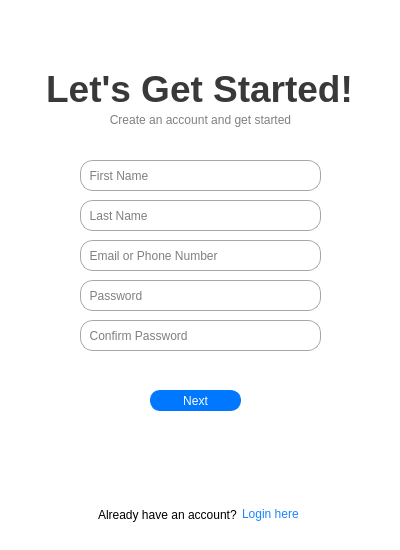
<?xml version="1.0" encoding="UTF-8"?>
<ui version="4.0">
 <class>SignupWidget</class>
 <widget class="QWidget" name="SignupWidget">
  <property name="geometry">
   <rect>
    <x>0</x>
    <y>0</y>
    <width>400</width>
    <height>550</height>
   </rect>
  </property>
  <property name="sizePolicy">
   <sizepolicy hsizetype="Preferred" vsizetype="Preferred">
    <horstretch>0</horstretch>
    <verstretch>55</verstretch>
   </sizepolicy>
  </property>
  <property name="minimumSize">
   <size>
    <width>400</width>
    <height>550</height>
   </size>
  </property>
  <property name="maximumSize">
   <size>
    <width>400</width>
    <height>550</height>
   </size>
  </property>
  <property name="windowTitle">
   <string>Form</string>
  </property>
  <property name="styleSheet">
   <string notr="true">QWidget#SignupWidget {
	background: #FFFFFF;
}</string>
  </property>
  <widget class="QLabel" name="SignupLabel">
   <property name="geometry">
    <rect>
     <x>-1</x>
     <y>70</y>
     <width>401</width>
     <height>38</height>
    </rect>
   </property>
   <property name="font">
    <font>
     <family>Segoe UI</family>
     <pointsize>28</pointsize>
     <weight>75</weight>
     <bold>true</bold>
    </font>
   </property>
   <property name="styleSheet">
    <string notr="true">QLabel#SignupLabel {
	color: #393939;
}</string>
   </property>
   <property name="text">
    <string>Let's Get Started!</string>
   </property>
   <property name="alignment">
    <set>Qt::AlignCenter</set>
   </property>
  </widget>
  <widget class="QLabel" name="SignupDetailLabel">
   <property name="geometry">
    <rect>
     <x>0</x>
     <y>110</y>
     <width>401</width>
     <height>20</height>
    </rect>
   </property>
   <property name="styleSheet">
    <string notr="true">QLabel#SignupDetailLabel {
	color: #7f7f7f;
}</string>
   </property>
   <property name="text">
    <string>Create an account and get started</string>
   </property>
   <property name="alignment">
    <set>Qt::AlignCenter</set>
   </property>
  </widget>
  <widget class="QLineEdit" name="SignupEmailPhoneNumberInput">
   <property name="geometry">
    <rect>
     <x>80</x>
     <y>240</y>
     <width>241</width>
     <height>31</height>
    </rect>
   </property>
   <property name="sizePolicy">
    <sizepolicy hsizetype="Fixed" vsizetype="Fixed">
     <horstretch>0</horstretch>
     <verstretch>0</verstretch>
    </sizepolicy>
   </property>
   <property name="styleSheet">
    <string notr="true">QLineEdit#SignupEmailPhoneNumberInput {
	border: 1px solid #a6a6a6;
	border-radius: 13;
}</string>
   </property>
   <property name="placeholderText">
    <string>  Email or Phone Number</string>
   </property>
  </widget>
  <widget class="QLineEdit" name="SignupFirstNameInput">
   <property name="geometry">
    <rect>
     <x>80</x>
     <y>160</y>
     <width>241</width>
     <height>31</height>
    </rect>
   </property>
   <property name="styleSheet">
    <string notr="true">QLineEdit#SignupFirstNameInput {
	border: 1px solid #a6a6a6;
	border-radius: 13;
}</string>
   </property>
   <property name="placeholderText">
    <string>  First Name</string>
   </property>
  </widget>
  <widget class="QLineEdit" name="SignupLastNameInput">
   <property name="geometry">
    <rect>
     <x>80</x>
     <y>200</y>
     <width>241</width>
     <height>31</height>
    </rect>
   </property>
   <property name="styleSheet">
    <string notr="true">QLineEdit#SignupLastNameInput {
	border: 1px solid #a6a6a6;
	border-radius: 13;
}</string>
   </property>
   <property name="placeholderText">
    <string>  Last Name</string>
   </property>
  </widget>
  <widget class="QLineEdit" name="SignupPasswordInput">
   <property name="geometry">
    <rect>
     <x>80</x>
     <y>280</y>
     <width>241</width>
     <height>31</height>
    </rect>
   </property>
   <property name="styleSheet">
    <string notr="true">QLineEdit#SignupPasswordInput {
	border: 1px solid #a6a6a6;
	border-radius: 13;
}</string>
   </property>
   <property name="echoMode">
    <enum>QLineEdit::Password</enum>
   </property>
   <property name="placeholderText">
    <string>  Password</string>
   </property>
  </widget>
  <widget class="QLineEdit" name="SignupConfirmPasswordInput">
   <property name="geometry">
    <rect>
     <x>80</x>
     <y>320</y>
     <width>241</width>
     <height>31</height>
    </rect>
   </property>
   <property name="styleSheet">
    <string notr="true">QLineEdit#SignupConfirmPasswordInput {
	border: 1px solid #a6a6a6;
	border-radius: 13;
}</string>
   </property>
   <property name="echoMode">
    <enum>QLineEdit::Password</enum>
   </property>
   <property name="placeholderText">
    <string>  Confirm Password</string>
   </property>
  </widget>
  <widget class="QPushButton" name="SignupNextButton">
   <property name="geometry">
    <rect>
     <x>150</x>
     <y>390</y>
     <width>91</width>
     <height>21</height>
    </rect>
   </property>
   <property name="styleSheet">
    <string notr="true">QPushButton#SignupNextButton {
	background: #0077ff;
	color: #FFFFFF;
	border: 1px solid #0077ff;
	border-radius: 10;
}

QPushButton#SignupNextButton:hover {
	background: #1884ff;
	border: 1px solid #1884ff;
}

QPushButton#SignupNextButton:pressed {
	background: #65adff;
	border: 1px solid #65adff;
}
</string>
   </property>
   <property name="text">
    <string>Next</string>
   </property>
  </widget>
  <widget class="QFrame" name="SignupLoginFrame">
   <property name="geometry">
    <rect>
     <x>28</x>
     <y>499</y>
     <width>341</width>
     <height>31</height>
    </rect>
   </property>
   <property name="frameShape">
    <enum>QFrame::NoFrame</enum>
   </property>
   <property name="frameShadow">
    <enum>QFrame::Raised</enum>
   </property>
   <layout class="QHBoxLayout" name="horizontalLayout">
    <property name="spacing">
     <number>0</number>
    </property>
    <property name="leftMargin">
     <number>0</number>
    </property>
    <property name="topMargin">
     <number>0</number>
    </property>
    <property name="rightMargin">
     <number>0</number>
    </property>
    <property name="bottomMargin">
     <number>0</number>
    </property>
    <item>
     <spacer name="__Spacer__51">
      <property name="orientation">
       <enum>Qt::Horizontal</enum>
      </property>
      <property name="sizeHint" stdset="0">
       <size>
        <width>40</width>
        <height>20</height>
       </size>
      </property>
     </spacer>
    </item>
    <item>
     <widget class="QLabel" name="SignupLoginLabel">
      <property name="text">
       <string>Already have an account?</string>
      </property>
     </widget>
    </item>
    <item>
     <widget class="QPushButton" name="SignupLoginButton">
      <property name="styleSheet">
       <string notr="true">QPushButton#SignupLoginButton {
	background: rgba(0, 0, 0, 0);
	border: none;
	color: #1884ff;
	padding-left: 5;
	text-align: left;
}

QPushButton#SignupLoginButton:hover {
	color: #419aff;
}

QPushButton#SignupLoginButton:pressed {
	color: #004cff;
}</string>
      </property>
      <property name="text">
       <string>Login here</string>
      </property>
     </widget>
    </item>
    <item>
     <spacer name="__Spacer__53">
      <property name="orientation">
       <enum>Qt::Horizontal</enum>
      </property>
      <property name="sizeHint" stdset="0">
       <size>
        <width>40</width>
        <height>20</height>
       </size>
      </property>
     </spacer>
    </item>
   </layout>
  </widget>
 </widget>
 <resources/>
 <connections/>
</ui>
